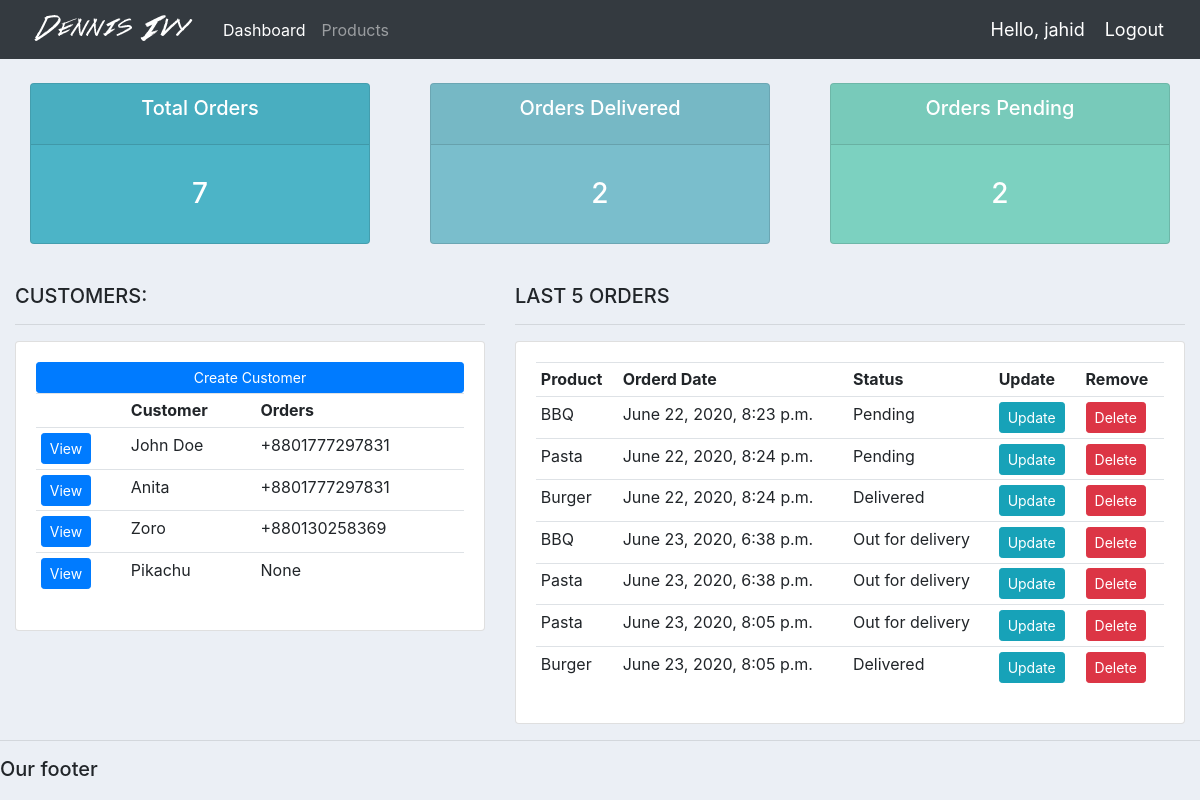
The app's page / (signed in) with its own data.
### accounts/models.py (models this page shows, shortened)
class Customer(models.Model):
    user = models.OneToOneField(User, null=True, blank=True, on_delete=models.CASCADE)
    name = models.CharField(max_length=50, null=True)
    phone = models.CharField(max_length=50, null=True)
    email = models.CharField(max_length=50, null=True)
    profile_pic = models.ImageField(default="profile1.png", null=True, blank=True)
    date_created = models.DateTimeField(auto_now_add=True)

class Order(models.Model):
    STATUS = (
        ('Pending', 'Pending'),
        ('Out for delivery', 'Out for delivery'),
        ('Delivered', 'Delivered'),
    )
    customer = models.ForeignKey(Customer, null=True, on_delete=models.SET_NULL)
    product = models.ForeignKey(Product, null=True, on_delete=models.SET_NULL)
    date_created = models.DateTimeField(auto_now_add=True, null=True)
    status = models.CharField(max_length=200, null=True, choices=STATUS)
    note = models.CharField(max_length=1000, null=True)

class Product(models.Model):
    CATEGORY = (
        ('Indoor', 'Indoor'),
        ('Out Door', 'Out Door'),
    )
    name = models.CharField(max_length=200, null=True)
    price = models.FloatField(null=True)
    category = models.CharField(max_length=200, null=True, choices=CATEGORY)
    description = models.CharField(max_length=200, null=True, blank=True)
    date_created = models.DateTimeField(auto_now_add=True, null=True)
    tags = models.ManyToManyField(Tag)
    def __str__(self):
        return self.name

### accounts/decorators.py (the view)
    def wrapper_function(request, *args, **kwargs):
        group = None
        if request.user.groups.exists():
            group = request.user.groups.all()[0].name
        if group == 'customer':
            return redirect('user-page')
        if group == 'admin':
            return view_func(request, *args, **kwargs)

### accounts/views.py (called while the page is built)
@login_required(login_url='login')
@admin_only
def home(request):
    orders = Order.objects.all()
    customers = Customer.objects.all()
    total_customers = customers.count()
    total_orders = orders.count()
    delivered = orders.filter(status='Delivered').count()
    pending = orders.filter(status='Pending').count()
    context = {'orders': orders, 'customers': customers,
               'total_orders': total_orders, 'delivered': delivered,
               'pending': pending}
    return render(request, 'dashboard.html', context)

### accounts/templates/dashboard.html
{% extends 'main.html' %}
{% block content %}
    {% include 'status.html' %}
    <br>
    <div class="row">
        <div class="col-md-5">
            <h5>CUSTOMERS:</h5>
            <hr>
            <div class="card card-body">
                <a class="btn btn-primary  btn-sm btn-block" href="">Create Customer</a>
                <table class="table table-sm">
                    <tr>
                        <th></th>
                        <th>Customer</th>
                        <th>Orders</th>
                    </tr>
                    {% for customer in customers %}
                        <tr>
                            <td><a href="{% url 'customer' customer.id %}" class="btn btn-sm btn-primary">View</a></td>
                            <td>{{ customer.name }}</td>
                            <td>{{ customer.phone }}</td>
                        </tr>
                    {% endfor %}
                </table>
            </div>
        </div>
        <div class="col-md-7">
            <h5>LAST 5 ORDERS</h5>
            <hr>
            <div class="card card-body">
                <table class="table table-sm">
                    <tr>
                        <th>Product</th>
                        <th>Orderd Date</th>
                        <th>Status</th>
                        <th>Update</th>
                        <th>Remove</th>
                    </tr>
                    {% for order in orders %}
                        <tr>
                            <td>{{ order.product }}</td>
                            <td>{{ order.date_created }}</td>
                            <td>{{ order.status }}</td>
                            <td><a class="btn btn-sm btn-info" href="{% url 'update_order' order.id %}">Update</a></td>
                            <td><a class="btn btn-sm btn-danger" href="{% url 'delete_order' order.id %}">Delete</a></td>
                        </tr>
                    {% endfor %}
                </table>
            </div>
        </div>
    </div>
{% endblock %}

### accounts/templates/main.html (shortened to what this page needs)
<!DOCTYPE html>
<html>
<head>
    {% load static %}
	<link rel="stylesheet" href="https://stackpath.bootstrapcdn.com/bootstrap/4.3.1/css/bootstrap.min.css">
    <link rel="stylesheet" type="text/css" href="{% static '/css/main.css' %}">
</head>
<body>
	{%  include 'navbar.html' %}
	<div class="container-fluid">
	{% block content %}
	{% endblock %}
    </div>
	<hr>
	<h5>Our footer</h5>
</body>
</html>

### accounts/templates/navbar.html (shortened to what this page needs)
{% load static %}
<nav class="navbar navbar-expand-lg navbar-dark bg-dark">
    <img src="{% static 'images/logo.png' %}" alt="">
    <div class="collapse navbar-collapse" id="navbarNav">
        <ul class="navbar-nav">
            {% if request.user.is_staff %}
                <li class="nav-item active">
                    <a class="nav-link" href="{% url 'home' %}">Dashboard</a>
                </li>
                <li class="nav-item">
                    <a class="nav-link" href="{% url 'product' %}">Products</a>
                </li>
            {% else %}
                <li class="nav-item">
                    <a class="nav-link" href="{% url 'account' %}">Settings</a>
                </li>
            {% endif %}
        </ul>
    </div>
    <span class="hello-msg">Hello, {{ request.user }}</span>
    <span><a class="hello-msg" href="{% url 'logout' %}">Logout</a></span>
</nav>

### accounts/templates/status.html (shortened to what this page needs)
<br>
<div class="row">
	<div class="col">
		<div class="col-md">
			<div class="card text-center text-white  mb-3" id="total-orders">
			  	<div class="card-header">
			  		<h5 class="card-title">Total Orders</h5>
			  	</div>
			  	<div class="card-body">
                    <h3 class="card-title">{{total_orders}}</h3>
			  	</div>
			</div>
		</div>
	</div>
	<div class="col">
		<div class="col-md">
			<div class="card text-center text-white  mb-3" id="orders-delivered">
			  	<div class="card-header">
			  		<h5 class="card-title">Orders Delivered</h5>
			  	</div>
			  	<div class="card-body">
                    <h3 class="card-title">{{delivered}}</h3>
			  	</div>
			</div>
		</div>
	</div>
	<div class="col">
		<div class="col-md">
			<div class="card text-center text-white  mb-3" id="orders-pending">
			  	<div class="card-header">
			  		<h5 class="card-title">Orders Pending</h5>
			  	</div>
			  	<div class="card-body">
                    <h3 class="card-title">{{pending}}</h3>
			  	</div>
			</div>
		</div>
	</div>
</div>

### static/css/main.css (style rules this page uses)
body { background-color: #ebeff5; }
#total-orders { background-color: #4cb4c7; }
#orders-delivered { background-color: #7abecc; }
#orders-pending { background-color: #7CD1C0; }

### accounts/templates/navbar.html (style rules this page uses)
.hello-msg { font-size: 18px; color: #fff; margin-right: 20px; }

### records on screen
Customer: name "John Doe", phone "+8801777297831"
Customer: name "Anita", phone "+8801777297831"
Customer: name "Zoro", phone "+880130258369"
Customer: name "Pikachu", phone "None"
Order: product "BBQ", date_created "June 22, 2020, 8:23 p.m.", status "Pending"
Order: product "Pasta", date_created "June 22, 2020, 8:24 p.m.", status "Pending"
Order: product "Burger", date_created "June 22, 2020, 8:24 p.m.", status "Delivered"
Order: product "BBQ", date_created "June 23, 2020, 6:38 p.m.", status "Out for delivery"
Order: product "Pasta", date_created "June 23, 2020, 6:38 p.m.", status "Out for delivery"
Order: product "Pasta", date_created "June 23, 2020, 8:05 p.m.", status "Out for delivery"
Order: product "Burger", date_created "June 23, 2020, 8:05 p.m.", status "Delivered"

### other values on screen
{{ request.user }} "jahid"
{{ total_orders }} "7"
{{ delivered }} "2"
{{ pending }} "2"
